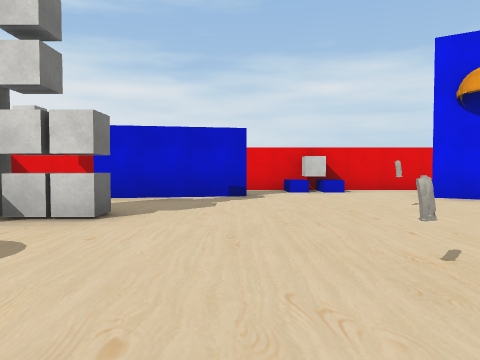
[1] (above)

13 first-person views from a walk through a Unity game level. The camera is 1.2 m above the floor, tilts 2° down and sees 70° across. The floor is counted in squares, 2.4 m on a side. Each view is taken from the middle of a square. On the plan, view 1 faces up. The plan holds only what a view shows up to about 9 squares ahead; the rest is blank. The player is left out. Some animated figures are not drawn. Some surface patterns are stand-ins.

[2]
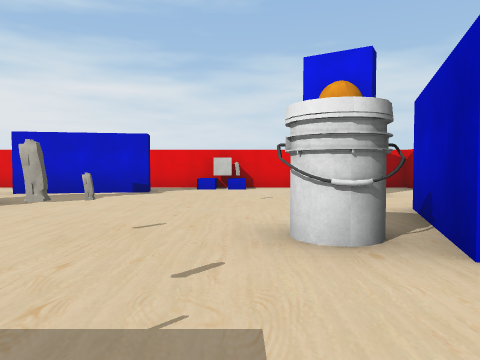

[3]
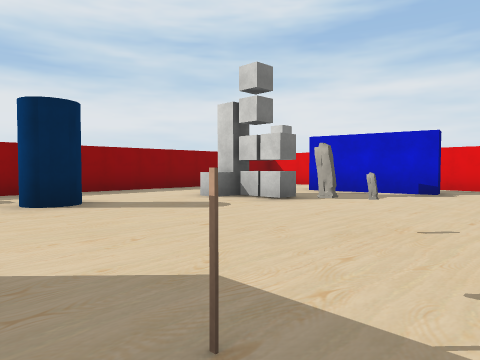

[4]
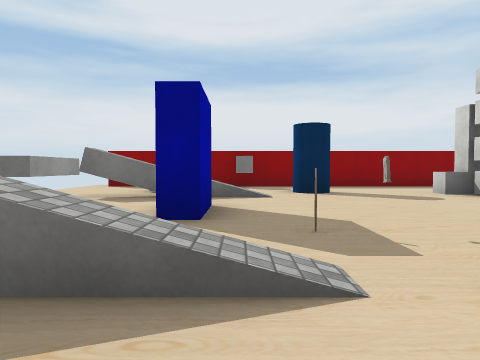

[5]
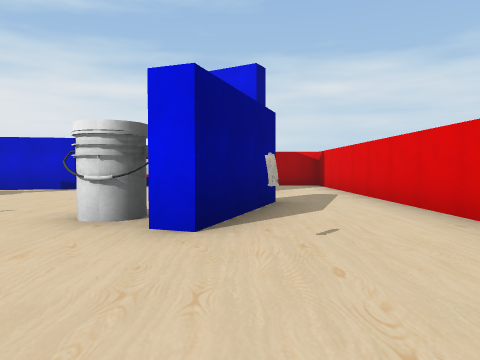

[6]
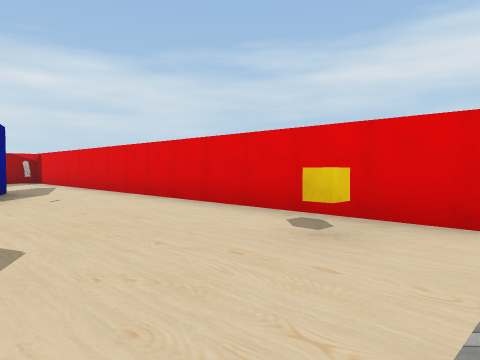

[7]
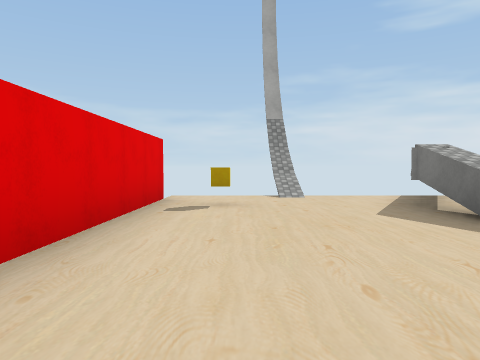

[8]
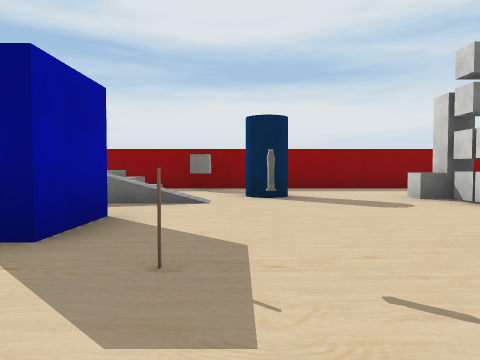

[9]
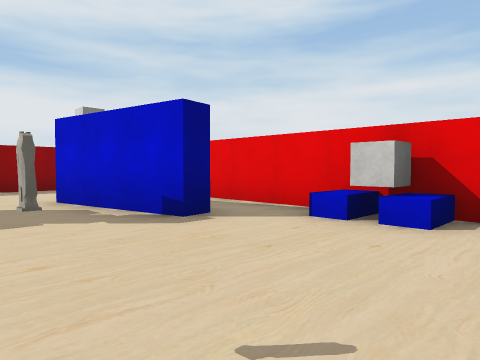

[10]
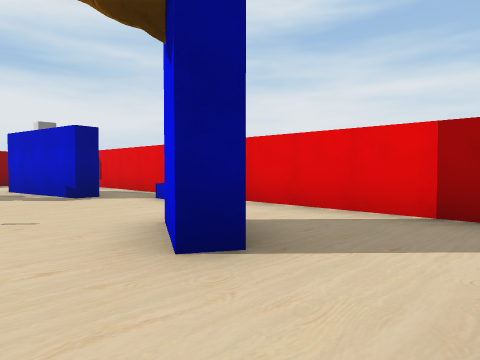

[11]
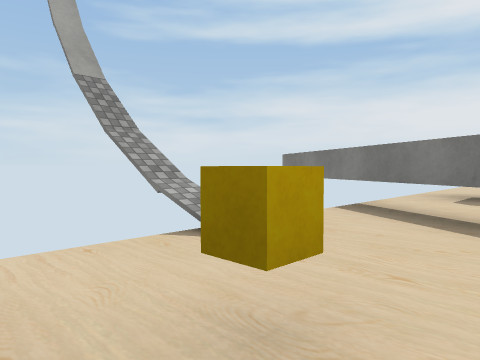

[12]
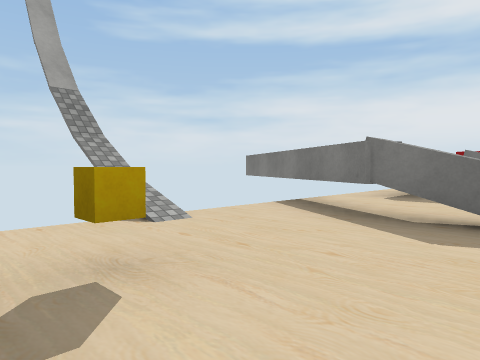

[13]
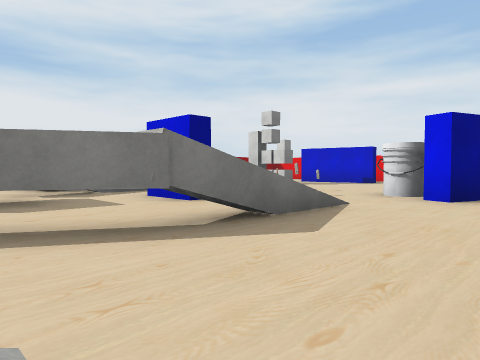

### Floor plan
Key: @ floor where view 1 was taken; # wall or solid block; x gap in a wall; . main floor; : floor 2.75 m higher than the main floor; / step, stairs or slope; = window, fence, low wall or low ledge; B blue block; C cube; W white cube; L blue cylinder; O other object.
Columns run from 5 left of view 1 to 7 right of it. Each row starts with its distance up from view 1.
  8 #############
  7 #.....BB....#
  6 #..###...#..#
  5 #...........#
  4 #.C....O....#
  3 #.WC.....#..#
  2 #.....O..#..#
  1 #.......O#..#
  0 #.L..@O..O..#
 -1 #../........#
 -2 #///.#..=...#
 -3 #///....#...#
 -4  ...#..##.C.#
 -5  ..... #./..
 -6          /
 -7          :
 -8          x

Positions as (right, up) in squares from view 1, and headings:
1: (0, 0), facing up
2: (2, -1), facing up
3: (2, -1), facing up-left
4: (4, -1), facing left
5: (4, -2), facing up
6: (3, -5), facing up-right
7: (5, 1), facing down
8: (3, 0), facing left
9: (3, 4), facing up-left
10: (6, 4), facing up-left
11: (6, -3), facing down-left
12: (6, -2), facing down-left
13: (5, -5), facing up-left
